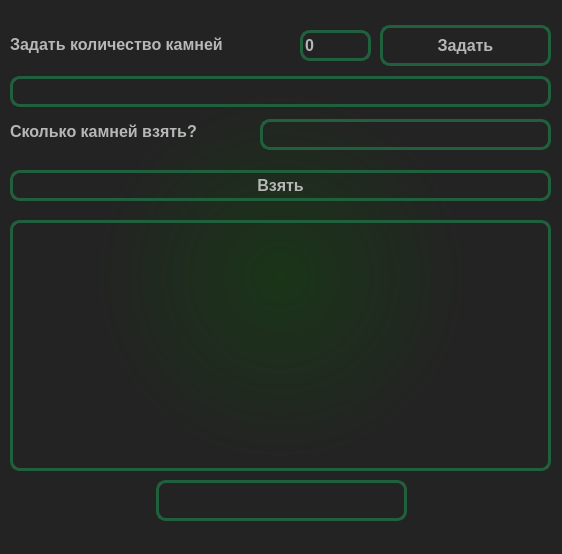
<?xml version="1.0" encoding="UTF-8"?>
<ui version="4.0">
 <class>Pseudonym</class>
 <widget class="QWidget" name="Pseudonym">
  <property name="geometry">
   <rect>
    <x>0</x>
    <y>0</y>
    <width>562</width>
    <height>554</height>
   </rect>
  </property>
  <property name="windowTitle">
   <string>Псевдоним</string>
  </property>
  <property name="styleSheet">
   <string notr="true">background-color: qradialgradient(spread:pad, cx:0.5, cy:0.5, radius:0.5, fx:0.5, fy:0.5, stop:0 rgba(26, 53, 24, 255), stop:0.663158 rgba(35, 35, 35, 255));</string>
  </property>
  <widget class="QLabel" name="stones_label">
   <property name="geometry">
    <rect>
     <x>10</x>
     <y>34</y>
     <width>281</width>
     <height>21</height>
    </rect>
   </property>
   <property name="font">
    <font>
     <pointsize>12</pointsize>
     <weight>75</weight>
     <bold>true</bold>
    </font>
   </property>
   <property name="styleSheet">
    <string notr="true">background-color: none;
color: #b7b7b7</string>
   </property>
   <property name="text">
    <string>Задать количество камней</string>
   </property>
  </widget>
  <widget class="QSpinBox" name="stones">
   <property name="geometry">
    <rect>
     <x>300</x>
     <y>30</y>
     <width>71</width>
     <height>31</height>
    </rect>
   </property>
   <property name="font">
    <font>
     <pointsize>12</pointsize>
     <weight>75</weight>
     <bold>true</bold>
    </font>
   </property>
   <property name="styleSheet">
    <string notr="true">background: rgba(0,0,0,0);
border-radius: 10px;
border: 3px solid #20603D;
color: #b7b7b7;
</string>
   </property>
  </widget>
  <widget class="QPushButton" name="startButton">
   <property name="geometry">
    <rect>
     <x>380</x>
     <y>25</y>
     <width>171</width>
     <height>41</height>
    </rect>
   </property>
   <property name="font">
    <font>
     <pointsize>12</pointsize>
     <weight>75</weight>
     <bold>true</bold>
    </font>
   </property>
   <property name="styleSheet">
    <string notr="true">QPushButton{
border: 3px solid #20603D;
border-radius: 10px;
background-color: none;
color: #b7b7b7;;
}
QPushButton:hover{
background-color: #1E5945;
}</string>
   </property>
   <property name="text">
    <string>Задать</string>
   </property>
  </widget>
  <widget class="QLabel" name="takeInput_label">
   <property name="geometry">
    <rect>
     <x>10</x>
     <y>111</y>
     <width>251</width>
     <height>41</height>
    </rect>
   </property>
   <property name="font">
    <font>
     <pointsize>12</pointsize>
     <weight>75</weight>
     <bold>true</bold>
    </font>
   </property>
   <property name="styleSheet">
    <string notr="true">background-color: none;
color: #b7b7b7</string>
   </property>
   <property name="text">
    <string>Сколько камней взять?</string>
   </property>
  </widget>
  <widget class="QPushButton" name="takeButton">
   <property name="geometry">
    <rect>
     <x>10</x>
     <y>170</y>
     <width>541</width>
     <height>31</height>
    </rect>
   </property>
   <property name="font">
    <font>
     <pointsize>12</pointsize>
     <weight>75</weight>
     <bold>true</bold>
    </font>
   </property>
   <property name="styleSheet">
    <string notr="true">QPushButton{
border: 3px solid #20603D;
border-radius: 10px;
background-color: none;
color: #b7b7b7;;
}
QPushButton:hover{
background-color: #1E5945;
}</string>
   </property>
   <property name="text">
    <string>Взять</string>
   </property>
  </widget>
  <widget class="QListWidget" name="listWidget">
   <property name="geometry">
    <rect>
     <x>10</x>
     <y>220</y>
     <width>541</width>
     <height>251</height>
    </rect>
   </property>
   <property name="font">
    <font>
     <pointsize>12</pointsize>
     <weight>75</weight>
     <bold>true</bold>
    </font>
   </property>
   <property name="styleSheet">
    <string notr="true">background: rgba(0,0,0,0);
border-radius: 10px;
border: 3px solid #20603D;
color: #b7b7b7;
</string>
   </property>
  </widget>
  <widget class="QLabel" name="resultLabel">
   <property name="geometry">
    <rect>
     <x>156</x>
     <y>480</y>
     <width>251</width>
     <height>41</height>
    </rect>
   </property>
   <property name="font">
    <font>
     <pointsize>12</pointsize>
     <weight>75</weight>
     <bold>true</bold>
    </font>
   </property>
   <property name="styleSheet">
    <string notr="true">background: rgba(0,0,0,0);
border-radius: 10px;
border: 3px solid #20603D;
color: #b7b7b7;
</string>
   </property>
   <property name="text">
    <string/>
   </property>
  </widget>
  <widget class="QLineEdit" name="remainLcd">
   <property name="geometry">
    <rect>
     <x>10</x>
     <y>76</y>
     <width>541</width>
     <height>31</height>
    </rect>
   </property>
   <property name="font">
    <font>
     <pointsize>12</pointsize>
     <weight>75</weight>
     <bold>true</bold>
    </font>
   </property>
   <property name="styleSheet">
    <string notr="true">background: rgba(0,0,0,0);
border-radius: 10px;
border: 3px solid #20603D;
color: #b7b7b7;
</string>
   </property>
   <property name="text">
    <string/>
   </property>
   <property name="readOnly">
    <bool>true</bool>
   </property>
  </widget>
  <widget class="QLineEdit" name="takeInput">
   <property name="geometry">
    <rect>
     <x>260</x>
     <y>119</y>
     <width>291</width>
     <height>31</height>
    </rect>
   </property>
   <property name="font">
    <font>
     <pointsize>12</pointsize>
     <weight>75</weight>
     <bold>true</bold>
    </font>
   </property>
   <property name="styleSheet">
    <string notr="true">background: rgba(0,0,0,0);
border-radius: 10px;
border: 3px solid #20603D;
color: #b7b7b7;
</string>
   </property>
   <property name="text">
    <string/>
   </property>
  </widget>
 </widget>
 <resources/>
 <connections/>
</ui>
